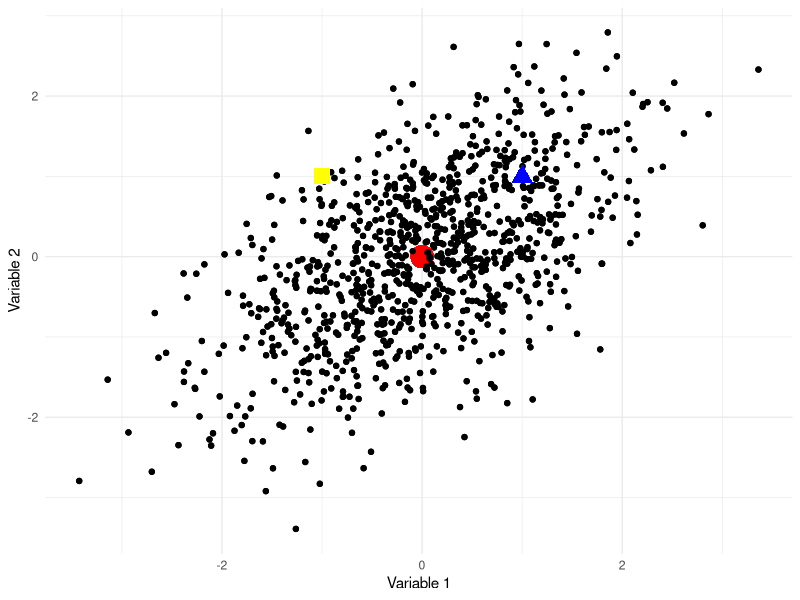

Write R code to recreate this figure. (Note: this script raises an error after producing the figure.)
## ---- chunk 1
knitr::opts_chunk$set(echo = TRUE)
library(ggplot2)
library(dplyr)
library(readr)
library(matrixStats)
library(reshape2)
library(car)
library(MASS)
## ---- chunk 2
out <- mvrnorm(1000, mu = c(0,0), Sigma = matrix(c(1,0.56,0.56,1), ncol = 2),
               empirical = TRUE)
out <- as.data.frame(out)
out %>% ggplot(aes(V1,V2)) + geom_point() + geom_point(x = 0, y = 0, color="red",size = 7) + geom_point() + geom_point(x = -1, y = 1, color="yellow",size = 5, shape = 15) + geom_point(x = 1, y = 1, color="blue",size = 5,shape = 17) + labs(x="Variable 1", y="Variable 2") + theme_minimal()
## ---- chunk 3
lin_frame_clean %>% ggplot(aes(dia_mean,sys_mean)) + geom_point()
## ---- chunk 4
#### Systolic prediction 
#### correlation
sys_lin <- subset(lin_frame_clean, select=-c(dia_mean,ridreth3,mult))

#### model 1: linear regression
bpsys_linear1 = lm(sys_mean~.,sys_lin)
summary(bpsys_linear1)

  #### looking at variance explained by interactions
  bpsys_interact = lm(sys_mean~(.)^2,sys_lin)
  anova(bpsys_interact)

  #### residual assumption 
  #### overal residual values 
  plot(bpsys_linear1$fitted.values,bpsys_linear1$residuals)
  
  #### all residuals 
  crPlots(bpsys_linear1)

  
  #### qq-plot
  qqPlot(bpsys_linear1,ylab="Standardized Residuals", xlab="Normal Scores")
  
  #### correcting bmxsad1
  res_correct = lm(sys_mean~log(bmxsad1),sys_lin)
  res_not = lm(sys_mean~(bmxsad1),sys_lin)
  crPlots(res_not)
  crPlots(res_correct)
  
  #### correcting bmxwt
  res_correct = lm(sys_mean~log(bmxwt),sys_lin)
  res_not = lm(sys_mean~(bmxwt),sys_lin)
  crPlots(res_not)
  crPlots(res_correct)
  
  
  #### correcting year 
  res_correct = lm(sys_mean~I(ridageyr^2),sys_lin)
  res_not = lm(sys_mean~(ridageyr),sys_lin)
  crPlots(res_not)
  crPlots(res_correct)
  
  ####correcting lbdldl
  res_correct = lm(sys_mean~log(lbdldl),sys_lin)
  res_not = lm(sys_mean~(lbdldl),sys_lin)
  crPlots(res_not)
  crPlots(res_correct)

  
  ####correcting lbxtc
  res_correct = lm(sys_mean~log(lbxtc),sys_lin)
  res_not = lm(sys_mean~(lbxtc),sys_lin)
  crPlots(res_not)
  crPlots(res_correct)
  
  ####correcting lbxglu
  res_correct = lm(sys_mean~log(lbxglu),sys_lin)
  res_not = lm(sys_mean~(lbxglu),sys_lin)
  crPlots(res_not)
  crPlots(res_correct)

#### model 2: linear regression
bpsys_linear2 = lm(sys_mean~ bmxarmc + bmxsad1 + bmxht + bmxwaist + bmxwt + riagendr + ridageyr + I(ridageyr^2) + hispanic + white + black + diq010 + lbdldl + log(lbxtc) + log(lbxglu) + bpq020 + bpq040a + bmxarmc:ridageyr + riagendr:lbdldl + riagendr:lbxglu + bmxsad1:diq010 + riagendr:ridageyr + bmxsad1:bpq040a  + ridageyr:white + ridageyr:diq010 + ridageyr:lbdldl  , sys_lin)
summary(bpsys_linear2)

export_summs(bpsys_linear2, scale = TRUE)
write.csv(table1, "model1.csv")

####keep in original for interaction and transformation 
  #### residual assumption 
  #### overal residual values 
  plot(bpsys_linear2$fitted.values,bpsys_linear2$residuals)
  
  #### all residuals 
  crPlots(bpsys_linear2)

  
  #### qq-plot
  qqPlot(bpsys_linear2,ylab="Standardized Residuals", xlab="Normal Scores")



#### prediction 
sys_predictions = predict(bpsys_linear2, newdata = lin_frame_test)
summary(sys_predictions)
summary(lin_frame_test$sys_mean)

### MSE data frame 
mse <- data.frame(id = seq.int(nrow(lin_frame_test)), true_sys = lin_frame_test$sys_mean, true_dia = lin_frame_test$dia_mean, sys_lin_mse = (lin_frame_test$sys_mean - sys_predictions)^2, sys_lin = sys_predictions) 

## ---- chunk 5
#### Diastolic prediction 
#### correlation
dia_lin <- subset(lin_frame_clean, select=-c(sys_mean,ridreth3,mult))
cor(dia_lin)


#### model 1: linear regression
bpdia_linear1 = lm(dia_mean~.,dia_lin)
summary(bpdia_linear1)

  #### looking at variance explained by interactions
  bpsys_interact = lm(dia_mean~(.)^2,dia_lin)
  anova(bpsys_interact)

  #### residual assumption 
  #### overal residual values 
  plot(bpdia_linear1$fitted.values,bpdia_linear1$residuals)
  
  #### all residuals 
  crPlots(bpdia_linear1)

  
  #### qq-plot
  qqPlot(bpdia_linear1,ylab="Standardized Residuals", xlab="Normal Scores")
  
  #### correcting lbdldl
  res_correct = lm(sys_mean~log(lbdldl),sys_lin)
  res_not = lm(sys_mean~(lbdldl),sys_lin)
  crPlots(res_not)
  crPlots(res_correct)
  
  #### correcting lbxglu
  res_correct = lm(sys_mean~log(lbxglu),sys_lin)
  res_not = lm(sys_mean~(lbxglu),sys_lin)
  crPlots(res_not)
  crPlots(res_correct)
  
  #### correcting lbxtc
  res_correct = lm(sys_mean~log(lbxtc),sys_lin)
  res_not = lm(sys_mean~(lbxtc),sys_lin)
  crPlots(res_not)
  crPlots(res_correct)
  
  #### correcting bmxwt
  res_correct = lm(sys_mean~log(bmxwt),sys_lin)
  res_not = lm(sys_mean~(bmxwt),sys_lin)
  crPlots(res_not)
  crPlots(res_correct)
  
  #### correcting bmxbmi
  res_correct = lm(sys_mean~log(bmxbmi),sys_lin)
  res_not = lm(sys_mean~(bmxbmi),sys_lin)
  crPlots(res_not)
  crPlots(res_correct)

#### model 2: linear regression
bpdia_linear2 = lm(dia_mean~ bmxarmc + bmxsad1 + log(bmxwt) + riagendr + ridageyr + I(ridageyr^2) + white + black + asian + diq010 + log(lbdldl) + lbxtc + bpq020 + bpq040a + ridageyr:white +  bmxsad1:ridageyr + ridageyr:bpq040a + riagendr:lbdldl,dia_lin)
summary(bpdia_linear2)

table1 <- export_summs(bpsys_linear2,bpdia_linear2, scale = TRUE)
write.csv(table1, "model2.csv")
  #### residual assumption 
  #### overal residual values 
  plot(bpdia_linear2$fitted.values,bpdia_linear2$residuals)
  
  #### all residuals 
  crPlots(bpdia_linear2)

  
  #### qq-plot
  qqPlot(bpdia_linear2,ylab="Standardized Residuals", xlab="Normal Scores")

#### prediction 
dia_predictions = predict(bpdia_linear2, newdata = lin_frame_test)
summary(dia_predictions)
summary(lin_frame_test$dia_mean)

#### MSE Frame update
mse$dia_lin_mse <- (lin_frame_test$dia_mean - dia_predictions)^2
mse$dia_lin  <- dia_predictions
mal_pred <- cbind(mse$dia_lin,mse$sys_lin)
mal_true <- cbind(mse$true_dia,mse$true_sys)
mse$lin_mal <- mahalanobis(mal_pred, mal_true, cov(mal_pred,mal_true))


## ---- chunk 6
### Density frame and plot for dia 
  ### Frame Creation 
  density_dia <- mse %>% select(predicted_dia,true_dia,first_dia)
  density_dia <- melt(density_dia)
  
  ### Plot 
  ggplot(density_dia, aes(x=value, fill=variable)) +
    geom_density(alpha=0.4)
  
  
### MSE frame and plot for dia
  bar_dia <- mse %>% select(sys_lin_mse, dia_lin_mse) %>% summarise(predict_sys_mse = mean(sys_lin_mse), predict_dia_mse = mean(dia_lin_mse))
  bar_dia <- melt(bar_dia)
  bar_dia[,1] <- as.character(bar_dia[,1])
  bar_dia[1,1] <- "Systolic Blood Pressure"
  bar_dia[2,1] <- "Diastolic Blood Pressure"
  bar_dia[,1] <- as.factor(bar_dia[,1])
  ggplot(bar_dia, aes(x=variable, y=value, fill = variable)) +
  geom_bar(stat="identity") + theme_minimal() + labs(title="MSE of Linear Regression Prediction for Systolic and Diastolic Blood Pressure", 
   x="Blood Pressure", y="Mean Squared Error")
  
## ---- chunk 7
### Density frame and plot for sys
  ### Frame Creation 
  density_sys <- mse %>% select(predicted_sys,true_sys,first_sys)
  density_sys <- melt(density_sys)
  
  ### Plot 
  ggplot(density_sys, aes(x=value, fill=variable)) +
    geom_density(alpha=0.4)

### MSE frame and plot for sys 
  bar_sys <- mse %>% select(first_sys_mse, predict_sys_mse) %>% summarise(first_sys_mse = mean(first_sys_mse), predict_sys_mse = mean(predict_sys_mse))
  bar_sys <- melt(bar_sys)
  
  ggplot(bar_sys, aes(x=variable, y=value, fill = variable)) +
  geom_bar(stat="identity") + theme_minimal() 

  
  
### NEED TO THROW OUT DIASTOLIC OBSERVATION 
### CHECK FOR OUTLIERS AFTER CORRECTION 
### SCATTER PLOT FIRST vs. TRUE 
### DIASTOLIC HAS A QUADRATIC TREND WITH AGE 
### PREDICITNG BLOOD PRESSURE TRAJECTORY USING CLUSTERING 
### Histogram of differences 
ggplot(mse, aes(true_dia,dia_lin))+
    geom_point() + geom_abline(aes(intercept=0, slope=1, col = "slope = 1")) + geom_smooth(method="lm")  + labs( 
   x="Predicted Diastolic", y="True Diastolic") + theme_minimal() 
summary(lm(true_dia~dia_lin,mse))

ggplot(mse, aes(true_sys,sys_lin))+
    geom_point() + geom_abline(aes(intercept=0, slope=1, col = "slope = 1")) + geom_smooth(method="lm") + labs( 
   x="Predicted Systolic", y="True Systolic") + theme_minimal()


ggplot(mse_try, aes(true_dia,rf_dia_pred))+
    geom_point() + geom_abline(aes(intercept=0, slope=1, col = "slope = 1")) + geom_smooth(method="lm")  + labs( 
   x="Predicted Diastolic", y="True Diastolic") + theme_minimal()
summary(lm(true_dia~dia_lin,mse))

ggplot(mse_try, aes(true_sys,rf_sys_pred))+
    geom_point() + geom_abline(aes(intercept=0, slope=1, col = "slope = 1")) + geom_smooth(method="lm") + labs( 
   x="Predicted Systolic", y="True Systolic") + theme_minimal() 

summary(lm(true_sys~rf_sys_pred, mse_try))
summary(lm(true_dia~rf_dia_pred, mse_try))
vara <- lin_frame_clean
vara$ridageyr[vara$ridageyr>=90 & vara$ridageyr<=99] <- 9
vara$ridageyr[vara$ridageyr>=80 & vara$ridageyr<=89] <- 8
vara$ridageyr[vara$ridageyr>=70 & vara$ridageyr<=79] <- 7
vara$ridageyr[vara$ridageyr>=60 & vara$ridageyr<=69] <- 6
vara$ridageyr[vara$ridageyr>=50 & vara$ridageyr<=59] <- 5
vara$ridageyr[vara$ridageyr>=40 & vara$ridageyr<=49] <- 4
vara$ridageyr[vara$ridageyr>=30 & vara$ridageyr<=39] <- 3
vara$ridageyr[vara$ridageyr>=20 & vara$ridageyr<=29] <- 2
vara$ridageyr[vara$ridageyr>=10 & vara$ridageyr<=19] <- 1
ggplot(vara, aes(x=as.factor(ridageyr),y=sys_mean)) + geom_boxplot() + theme_minimal() + labs(x = "age in decades",y= "Systolic Mean") 

ggplot(vara, aes(x=as.factor(ridageyr),y=dia_mean)) + geom_boxplot() + theme_minimal() + labs(x = "age in decades",y= "Diastolict Mean") 
